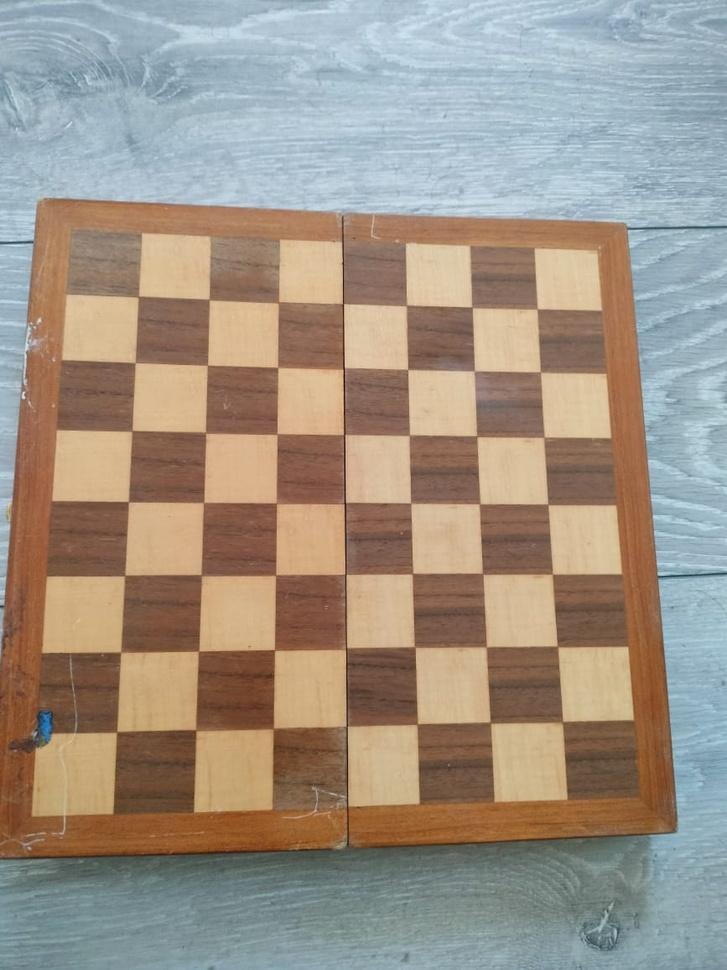
#> input picture Stage_3/images/chessboard1.jpeg, 727 x 970 px, shrunk from 867 x 1156 before the run, found by its file name
$ python task5A_detect_ChessBoard_Corners.py
#> lines starting #> are read from the running program, lines starting #| are printed output that depends on the picture; after the words box and inside, x2 and y2 are one past the last pixel; in counts of white or black regions, pixels touching at a corner belong together
import cv2

# Read image
image = cv2.imread(r"D:\rwu\rwu jobs\TwinCube\Stage_3\images\chessboard1.jpeg")
#> image is the input picture: shape (970, 727, 3); mean B, G, R 133.9, 147.3, 158.9

gray = cv2.cvtColor(image, cv2.COLOR_BGR2GRAY)
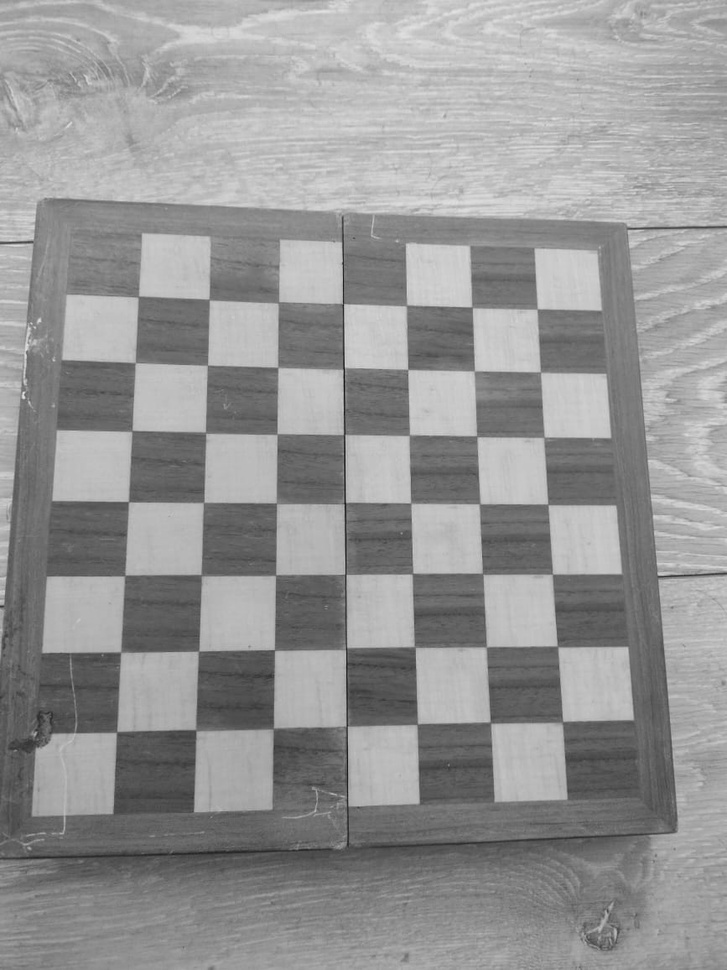
#> gray: shape (970, 727); min 23, max 227, mean 149.2

# Your board has 8x8 squares -> 7x7 inner corners
pattern_size = (7, 7)

# Better detector (recommended)
ret, corners = cv2.findChessboardCornersSB(gray, pattern_size)
#> ret = True; corners = 49 rows, first 8: [138.3, 296.6], [209.1, 299.3], [278.2, 302.2], [342.9, 303.7], [406.4, 305.1], [472, 307.2], [536.9, 308.6], [134.9, 361.9]

print("Chessboard Found:", ret)
#| Chessboard Found: True

if ret:
    cv2.drawChessboardCorners(image, pattern_size, corners, ret)
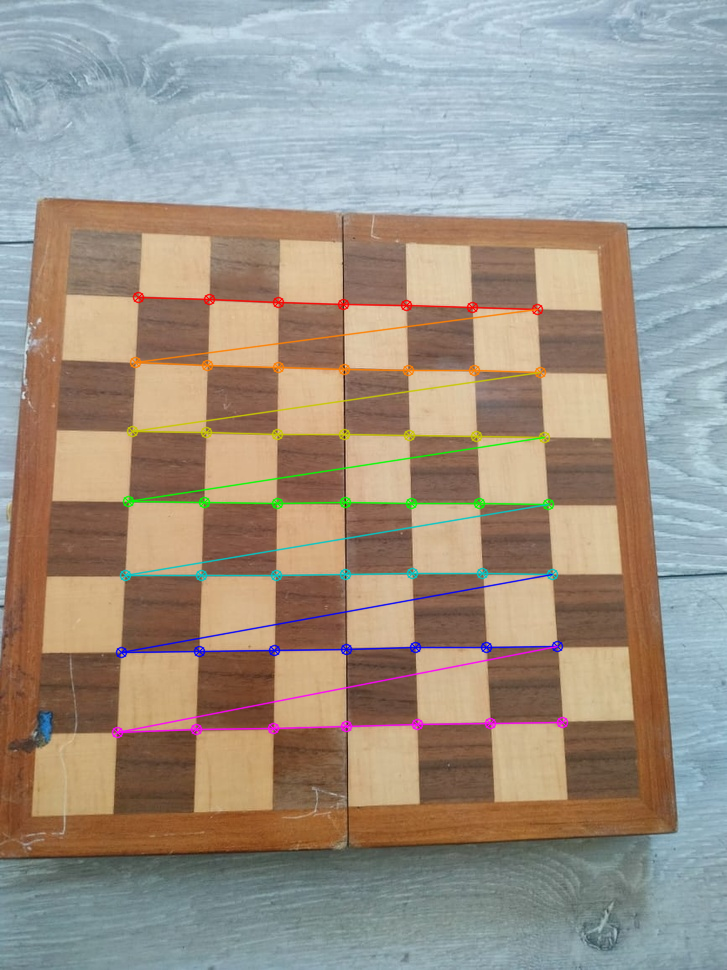
#> image: shape (970, 727, 3); 2.89% of pixels changed, all inside (x1, y1, x2, y2) = (111, 291, 569, 739)

cv2.imshow("Detected Chessboard", image)
cv2.waitKey(0)
cv2.destroyAllWindows()

$ run again, with Stage_3/images/chessboard10.jpeg copied over Stage_3/images/chessboard1.jpeg
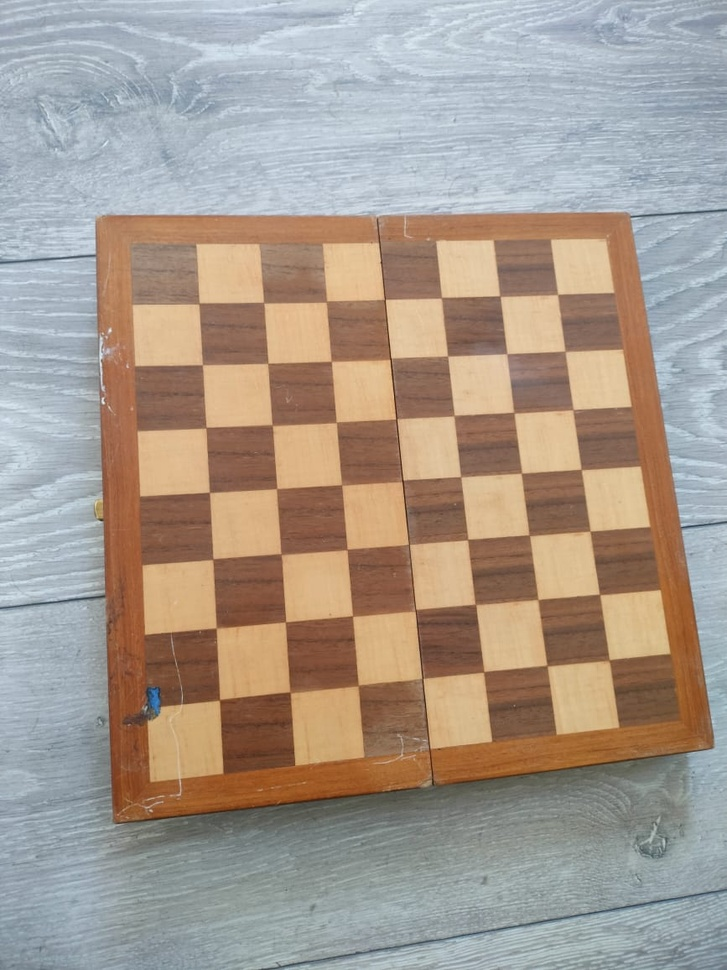
#> input picture Stage_3/images/chessboard10.jpeg, 727 x 970 px, shrunk from 867 x 1156 before the run, found by its file name
#> image is the input picture: shape (970, 727, 3); mean B, G, R 142.5, 154, 166.6
#> `gray = cv2.cvtColor(image, cv2.COLOR_BGR2GRAY)`:
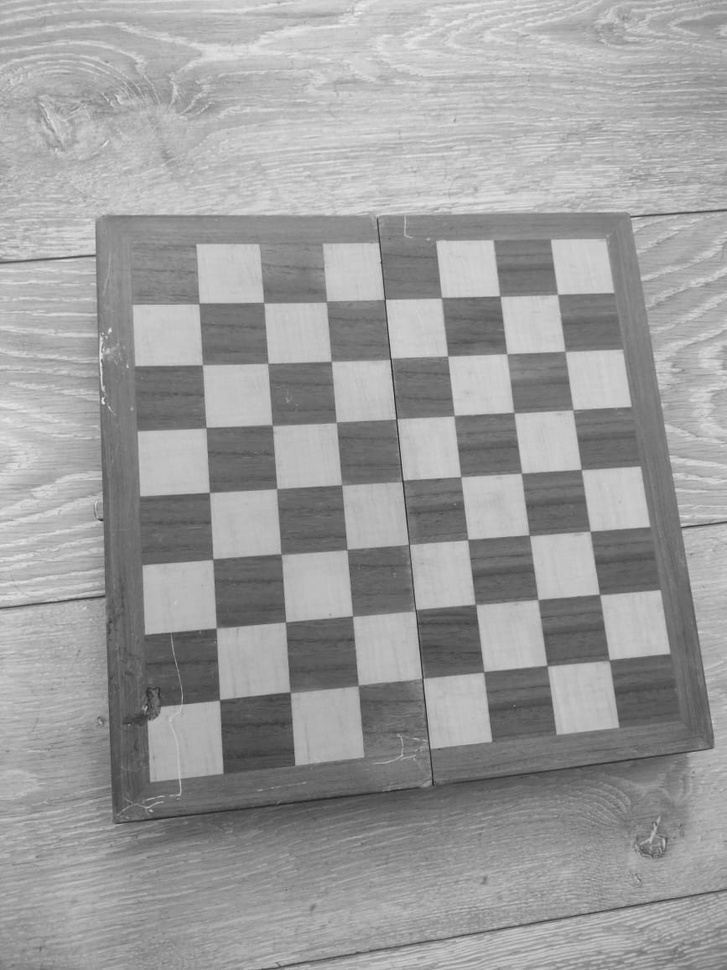
#> gray: shape (970, 727); min 34, max 240, mean 156.5
#> ret = True; corners = 49 rows, first 8: [198.9, 303.4], [263.7, 302.5], [326.3, 301.6], [384.5, 299.6], [441.5, 297.5], [500, 296], [557.3, 294], [202.1, 364.1]
#| Chessboard Found: True
#> `cv2.drawChessboardCorners(image, pattern_size, corners, ret)`:
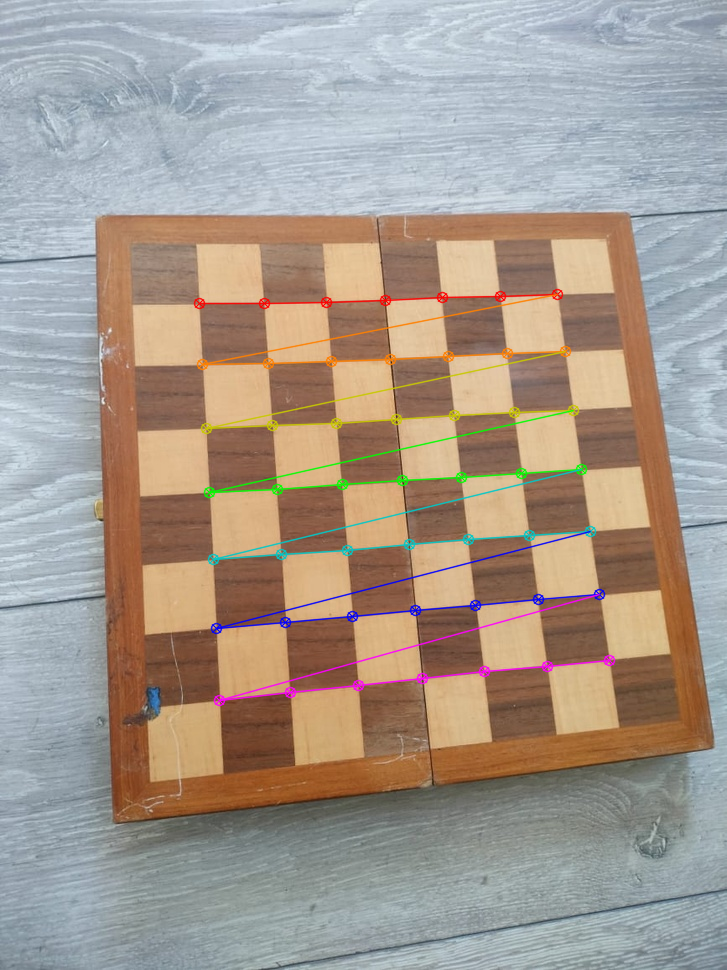
#> image: shape (970, 727, 3); 2.61% of pixels changed, all inside (x1, y1, x2, y2) = (193, 288, 616, 707)

$ run again, with Stage_3/images/chessboard11.jpeg copied over Stage_3/images/chessboard1.jpeg
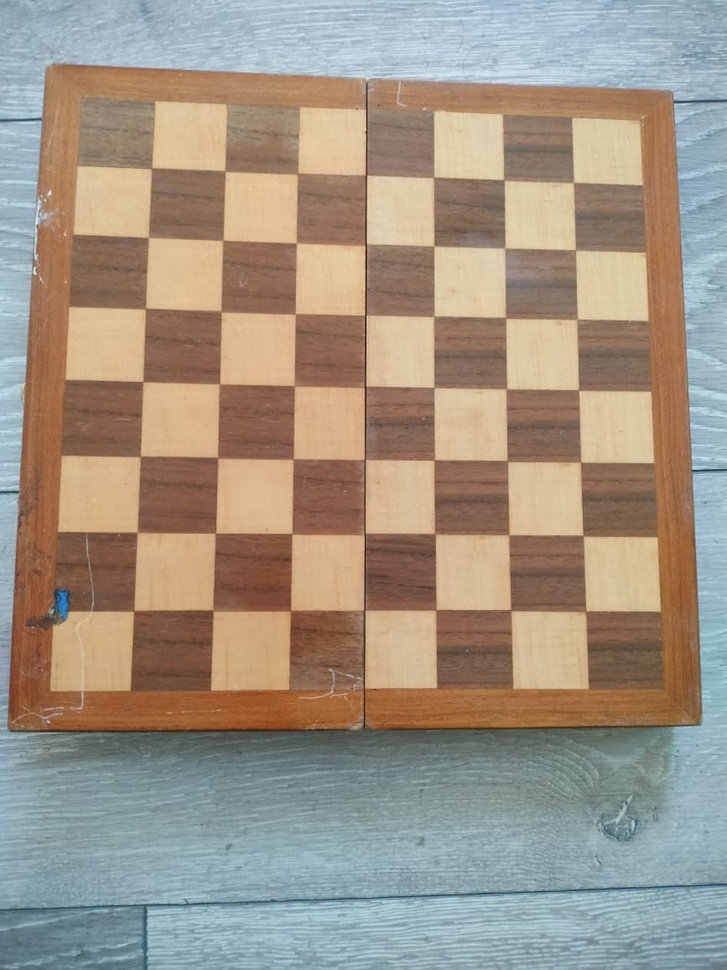
#> input picture Stage_3/images/chessboard11.jpeg, 727 x 970 px, shrunk from 867 x 1156 before the run, found by its file name
#> image is the input picture: shape (970, 727, 3); mean B, G, R 133.3, 148.1, 160.3
#> `gray = cv2.cvtColor(image, cv2.COLOR_BGR2GRAY)`:
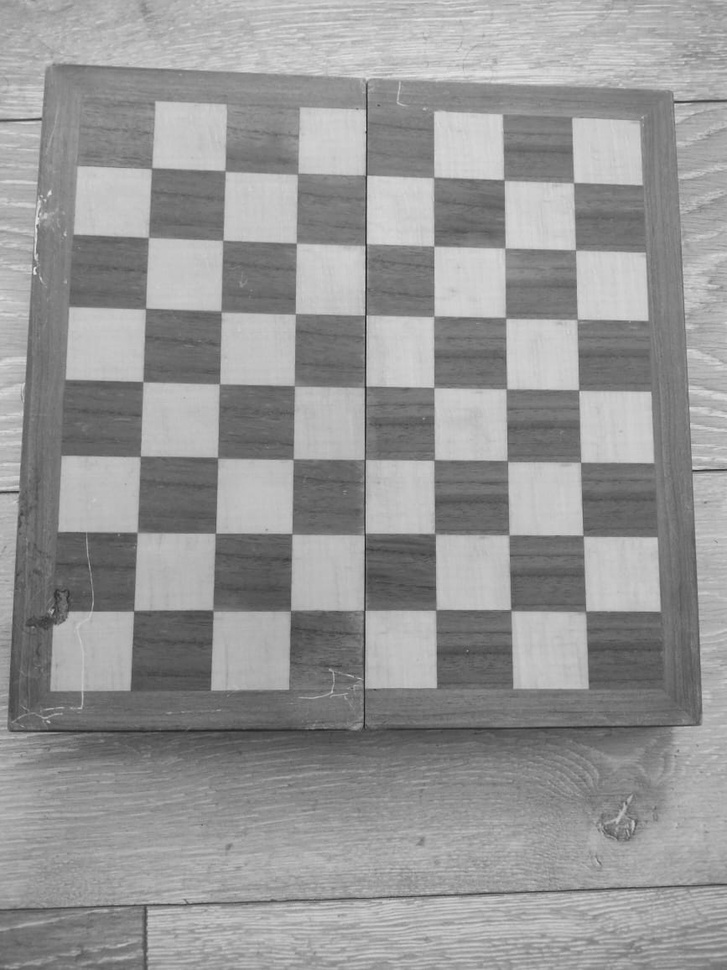
#> gray: shape (970, 727); min 27, max 234, mean 150.1
#> ret = True; corners = 49 rows, first 8: [151.7, 168.2], [225, 170.8], [297.3, 173.4], [365.9, 175.2], [433.5, 177.1], [503.9, 179.8], [573.4, 182.3], [148.1, 236.7]
#| Chessboard Found: True
#> `cv2.drawChessboardCorners(image, pattern_size, corners, ret)`:
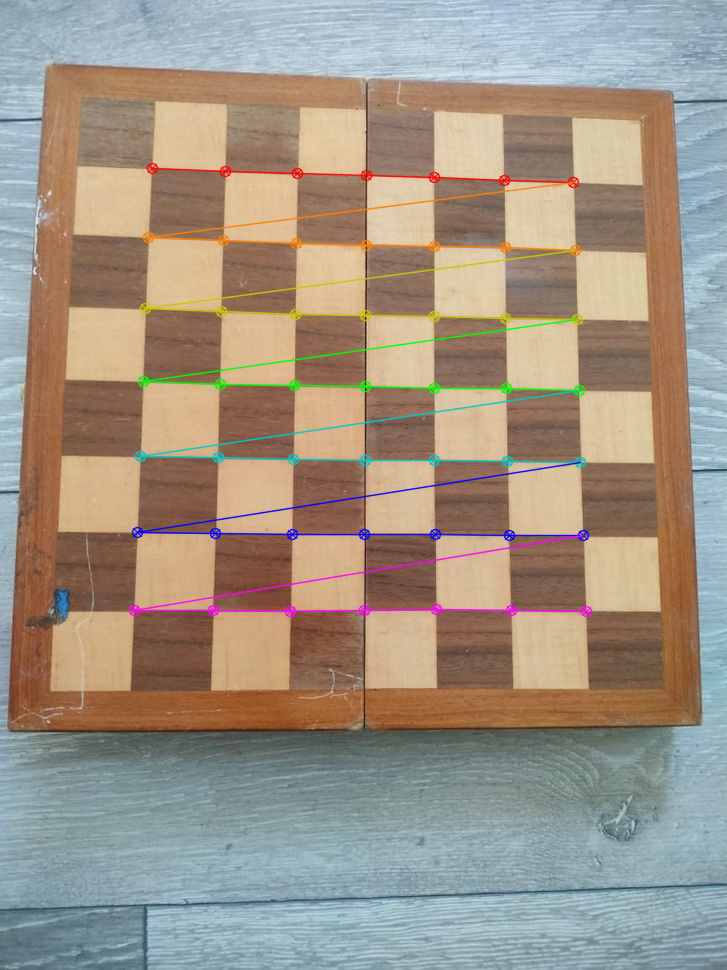
#> image: shape (970, 727, 3); 2.97% of pixels changed, all inside (x1, y1, x2, y2) = (128, 162, 593, 618)

$ run again, with Stage_3/images/chessboard12.jpeg copied over Stage_3/images/chessboard1.jpeg
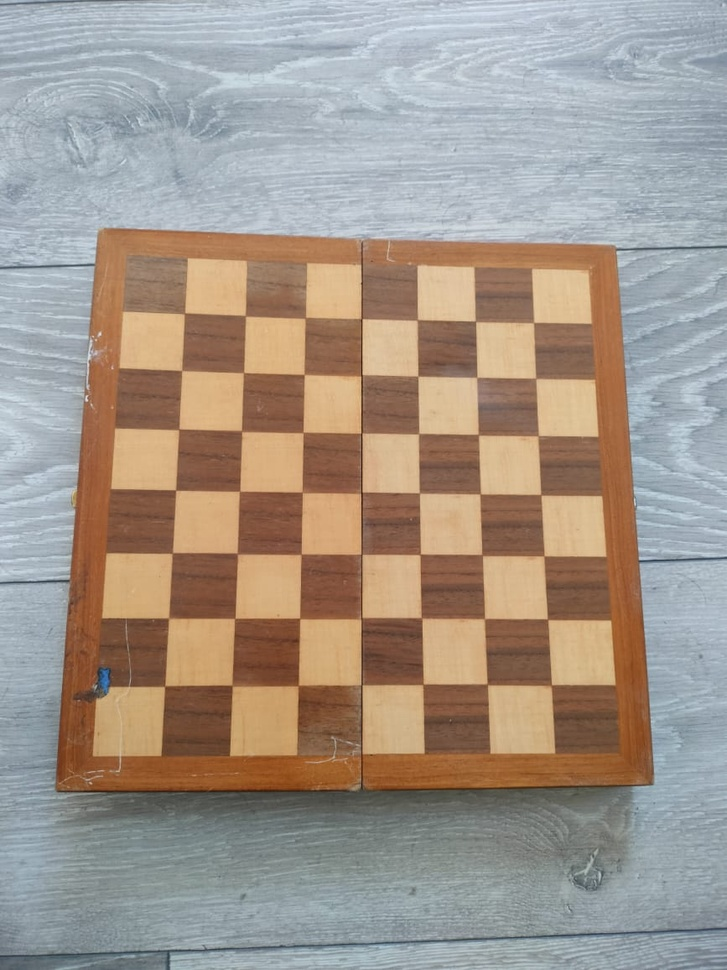
#> input picture Stage_3/images/chessboard12.jpeg, 727 x 970 px, shrunk from 867 x 1156 before the run, found by its file name
#> image is the input picture: shape (970, 727, 3); mean B, G, R 139.3, 150.3, 162.1
#> `gray = cv2.cvtColor(image, cv2.COLOR_BGR2GRAY)`:
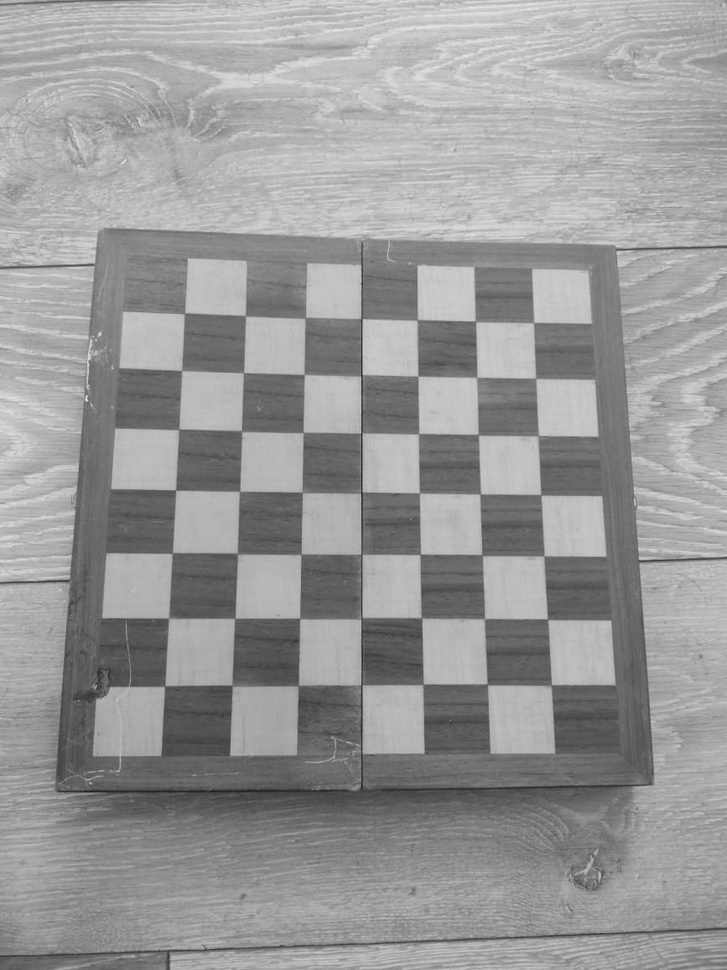
#> gray: shape (970, 727); min 31, max 230, mean 152.6
#> ret = True; corners = 49 rows, first 8: [184.4, 313.3], [245.3, 315.6], [305, 317.9], [361.4, 318.8], [417.3, 319.6], [475.5, 321.3], [533.4, 322.2], [181.6, 369.9]
#| Chessboard Found: True
#> `cv2.drawChessboardCorners(image, pattern_size, corners, ret)`:
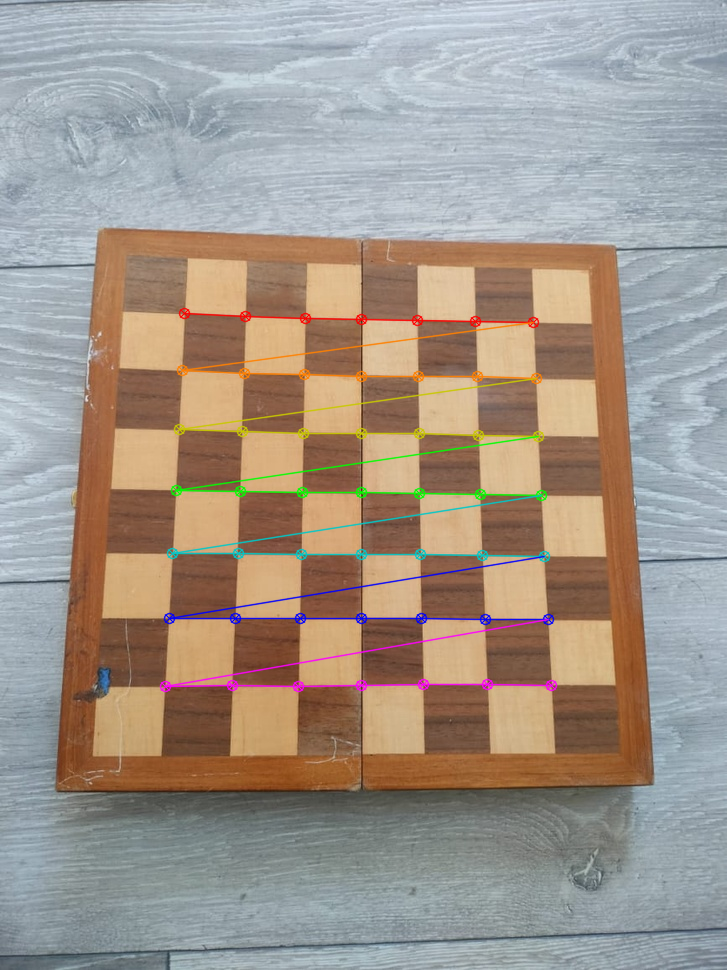
#> image: shape (970, 727, 3); 2.59% of pixels changed, all inside (x1, y1, x2, y2) = (159, 307, 558, 693)
